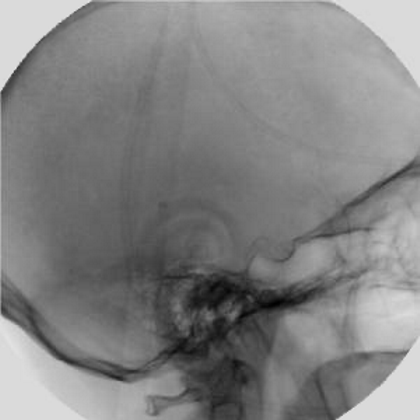
#> input picture Assignment 29/input/a.tif, 420 x 420 px
$ python sub_images_2.py
#> lines starting #> are read from the running program, lines starting #| are printed output that depends on the picture
import cv2

image_1 = cv2.imread("input/a.tif")
#> image_1 is the input picture: shape (420, 420, 3); min 0, max 234, mean 130.7
image_2 = cv2.imread("input/b.tif")
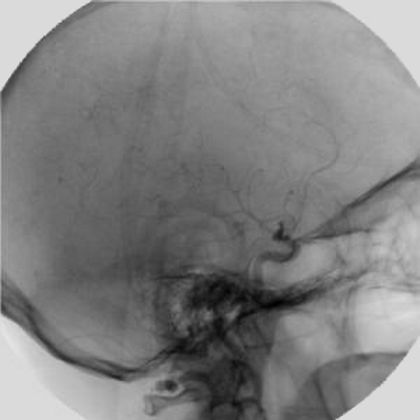
#> input picture Assignment 29/input/b.tif, 420 x 420 px
#> image_2 is the input picture: shape (420, 420, 3); min 0, max 229, mean 129.3

# result = image_1 - image_2
result = cv2.subtract(image_1,image_2)
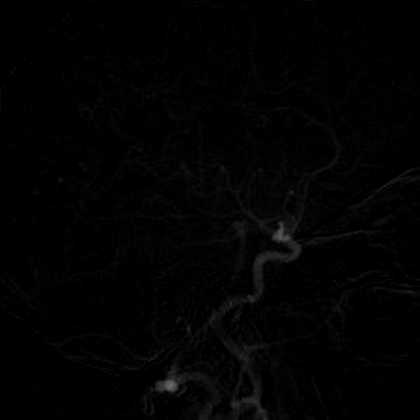
#> result: shape (420, 420, 3); min 0, max 104, mean 2.3

result = result -255

cv2.imshow("output",result)
cv2.waitKey()
cv2.imwrite("output/result6.jpg", result)
